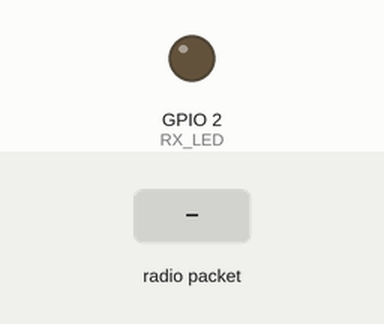
Bench run of a sketch on a simulated ESP32. Parts: output pins drawn as LEDs (lit = HIGH). The inputs (shaded band) are chosen by the test bench. No radio packets arrive unless stated; what the sketch prints to the serial monitor is not drawn.

Above: at 3.2 s.
3.3 s: radio packet "SOS" arrives
At 4.5 s:
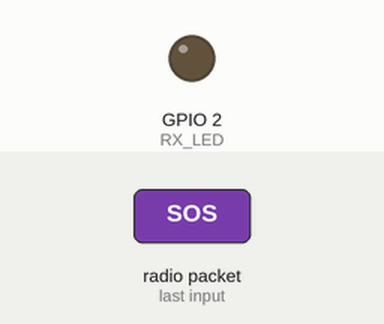
4.8 s: radio packet "1" arrives
At 6.2 s:
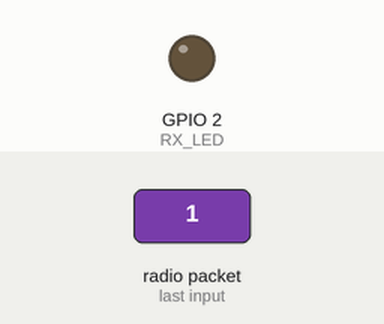
Timing chart, 0 to 7.8 s (numbered marks = the images above; inputs shaded):
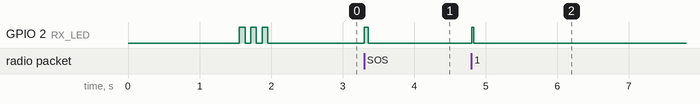

The sketch:

test_lora_receiver.ino
```cpp
// ============================================================================
// CrowdShield — STEP 2: BULLETPROOF HIGH-SENSITIVITY LORA RECEIVER
// ----------------------------------------------------------------------------
// Features:
//   1. Dual-Engine Reception: Interrupt-driven Continuous RX + Polling Fallback
//   2. Live Ambient RSSI Meter: Proves RF carrier wave detection in real-time
//   3. Dual-Pin DIO0 Compatibility: Works whether DIO0 is GPIO 26 or GPIO 33
//   4. Automatic Blue LED Strobe on every packet received
// ============================================================================

#include <SPI.h>
#include <LoRa.h>

#define LORA_SS    5
#define LORA_RST   14
#define LORA_DIO0  26   // Default IRQ Pin (or GPIO 33)
#define LORA_BAND  433E6 // 433 MHz (Must match Transmitter!)

#define RX_LED     2    // Onboard Blue LED

volatile bool packetReceived = false;
volatile int incomingPacketLength = 0;
String incomingPacketPayload = "";
int incomingRssi = 0;
float incomingSnr = 0;

uint32_t totalPacketsReceived = 0;
unsigned long lastHeartbeat = 0;

// Interrupt Callback: Fires the microsecond a packet lands over the air
void onReceive(int packetSize) {
  if (packetSize == 0) return;

  incomingPacketPayload = "";
  while (LoRa.available()) {
    incomingPacketPayload += (char)LoRa.read();
  }
  incomingPacketPayload.trim();

  incomingPacketLength = packetSize;
  incomingRssi = LoRa.packetRssi();
  incomingSnr = LoRa.packetSnr();
  packetReceived = true;
}

void setup() {
  Serial.begin(115200);
  delay(1500);

  pinMode(RX_LED, OUTPUT);
  digitalWrite(RX_LED, LOW);

  // Configure possible DIO0 pins as inputs
  pinMode(26, INPUT);
  pinMode(33, INPUT);

  Serial.println("\n=======================================================");
  Serial.println("  STEP 2: HIGH-SENSITIVITY LORA RECEIVER MONITOR       ");
  Serial.println("=======================================================");
  Serial.println("Connecting to SX1278 Ra-02 chip over SPI...");

  LoRa.setPins(LORA_SS, LORA_RST, LORA_DIO0);
  LoRa.setSPIFrequency(1E6); // 1 MHz SPI eliminates jumper-wire noise

  // Initialize LoRa at 433 MHz
  if (!LoRa.begin(LORA_BAND)) {
    Serial.println("\n❌ [ERROR] SX1278 LoRa CHIP NOT DETECTED ON RECEIVER!");
    Serial.println("   ------------------------------------------------");
    Serial.println("   Check your SPI jumper wires right now:");
    Serial.println("     1. 3.3V -> Must be connected to ESP32 3.3V (NOT 5V)");
    Serial.println("     2. GND  -> ESP32 GND");
    Serial.println("     3. NSS  -> ESP32 GPIO 5");
    Serial.println("     4. RST  -> ESP32 GPIO 14");
    Serial.println("     5. SCK  -> ESP32 GPIO 18");
    Serial.println("     6. MISO -> ESP32 GPIO 19");
    Serial.println("     7. MOSI -> ESP32 GPIO 23");
    Serial.println("     8. DIO0 -> ESP32 GPIO 26 (or GPIO 33)");
    Serial.println("   ------------------------------------------------\n");
    while (true) {
      digitalWrite(RX_LED, HIGH); delay(150);
      digitalWrite(RX_LED, LOW); delay(150);
    }
  }

  // Radio Configuration (Exact match with Zone 1 Transmitter):
  LoRa.setSpreadingFactor(9);
  LoRa.setSignalBandwidth(125E3);
  LoRa.setCodingRate4(5);
  LoRa.setSyncWord(0x12);

  // Register interrupt callback for 0ms latency reception
  LoRa.onReceive(onReceive);

  // Put radio into Continuous Receive mode
  LoRa.receive();

  Serial.println("\n✅ [SUCCESS] SX1278 LoRa Receiver is ONLINE & LISTENING!");
  Serial.println("   Frequency : 433.0 MHz");
  Serial.println("   Parameters: SF9 | BW: 125kHz | CR: 4/5 | SyncWord: 0x12");
  Serial.println("   Mode      : CONTINUOUS RX (Dual Interrupt + Polling Engine)");
  Serial.println("-------------------------------------------------------");
  Serial.println("Listening for incoming packets from Zone 1 Transmitter...\n");

  // Visual ready indication: 3 quick blinks
  for (int i = 0; i < 3; i++) {
    digitalWrite(RX_LED, HIGH); delay(80);
    digitalWrite(RX_LED, LOW); delay(80);
  }
}

void loop() {
  unsigned long now = millis();

  // --------------------------------------------------------------------------
  // ENGINE 1: INTERRUPT-DRIVEN RECEPTION (DIO0 triggered)
  // --------------------------------------------------------------------------
  if (packetReceived) {
    packetReceived = false;
    totalPacketsReceived++;

    // Flash onboard Blue LED
    digitalWrite(RX_LED, HIGH);

    if (incomingPacketPayload.indexOf("SOS") != -1) {
      Serial.println("\n🚨🚨🚨🚨🚨🚨🚨🚨🚨🚨🚨🚨🚨🚨🚨🚨🚨🚨🚨🚨🚨🚨🚨🚨🚨🚨🚨🚨🚨🚨");
      Serial.printf(">>> [EMERGENCY SOS RECEIVED #%d] <<<\n", totalPacketsReceived);
      Serial.printf("    Payload : %s\n", incomingPacketPayload.c_str());
      Serial.printf("    Signal  : RSSI = %d dBm | SNR = %.1f dB\n", incomingRssi, incomingSnr);
      Serial.println("🚨🚨🚨🚨🚨🚨🚨🚨🚨🚨🚨🚨🚨🚨🚨🚨🚨🚨🚨🚨🚨🚨🚨🚨🚨🚨🚨🚨🚨🚨\n");
    } else {
      Serial.printf("✔ [RX #%-4d] Payload: %-38s | RSSI: %-4d dBm | SNR: %+.1f dB\n",
                    totalPacketsReceived, incomingPacketPayload.c_str(), incomingRssi, incomingSnr);
    }

    delay(30);
    digitalWrite(RX_LED, LOW);
  }

  // --------------------------------------------------------------------------
  // ENGINE 2: POLLING FALLBACK (In case DIO0 wire is loose or disconnected)
  // --------------------------------------------------------------------------
  int packetSize = LoRa.parsePacket();
  if (packetSize) {
    totalPacketsReceived++;

    String polledPayload = "";
    while (LoRa.available()) {
      polledPayload += (char)LoRa.read();
    }
    polledPayload.trim();

    int polledRssi = LoRa.packetRssi();
    float polledSnr = LoRa.packetSnr();

    // Flash onboard Blue LED
    digitalWrite(RX_LED, HIGH);

    if (polledPayload.indexOf("SOS") != -1) {
      Serial.println("\n🚨🚨🚨🚨🚨🚨🚨🚨🚨🚨🚨🚨🚨🚨🚨🚨🚨🚨🚨🚨🚨🚨🚨🚨🚨🚨🚨🚨🚨🚨");
      Serial.printf(">>> [EMERGENCY SOS RECEIVED #%d (Polled)] <<<\n", totalPacketsReceived);
      Serial.printf("    Payload : %s\n", polledPayload.c_str());
      Serial.printf("    Signal  : RSSI = %d dBm | SNR = %.1f dB\n", polledRssi, polledSnr);
      Serial.println("🚨🚨🚨🚨🚨🚨🚨🚨🚨🚨🚨🚨🚨🚨🚨🚨🚨🚨🚨🚨🚨🚨🚨🚨🚨🚨🚨🚨🚨🚨\n");
    } else {
      Serial.printf("✔ [RX #%-4d (Polled)] Payload: %-34s | RSSI: %-4d dBm | SNR: %+.1f dB\n",
                    totalPacketsReceived, polledPayload.c_str(), polledRssi, polledSnr);
    }

    delay(30);
    digitalWrite(RX_LED, LOW);

    // Return to clean continuous receive mode
    LoRa.receive();
  }

  // --------------------------------------------------------------------------
  // LIVE RF SPECTRUM & HEARTBEAT MONITOR (Every 2 seconds)
  // --------------------------------------------------------------------------
  if (now - lastHeartbeat >= 2000) {
    lastHeartbeat = now;
    if (totalPacketsReceived == 0) {
      int liveRssi = LoRa.rssi(); // Real-time ambient RF signal meter!
      Serial.printf("[LISTENING... %-4lus | Live RF Signal: %-4d dBm] Waiting for Zone 1 packet...\n",
                    now / 1000, liveRssi);
    }
  }

  delay(5);
}
```

Measured:
- after the input at 3.3 s, GPIO 2 (RX_LED): LOW → HIGH at once, → LOW 0.05 s later
- after the input at 4.8 s, GPIO 2 (RX_LED): LOW → HIGH at once, → LOW 0.03 s later
